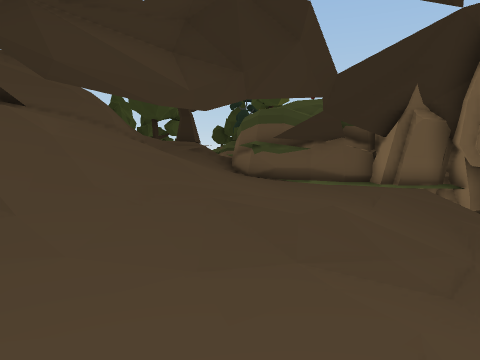
[1] (above)

16 first-person views from a walk through a Unity game level. The camera is 1.3 m above the floor, tilts 6° down and sees 75° across. The floor is counted in squares, 1 m on a side. Each view is taken from the middle of a square. On the plan, view 1 faces up. The plan holds only what a view shows up to about 14 squares ahead; the rest is blank. The place goes on beyond the plan. The player is left out. Some animated figures are left out.

[2]
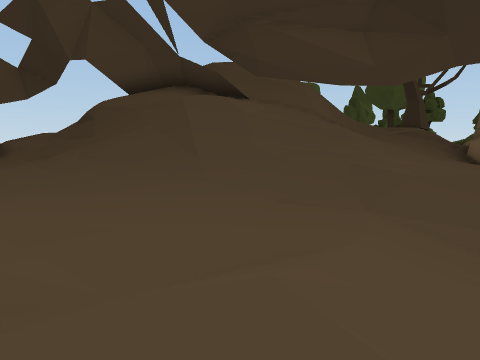

[3]
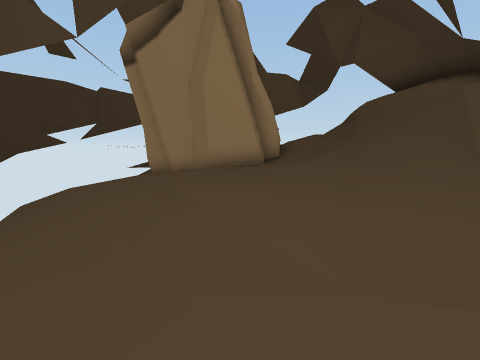

[4]
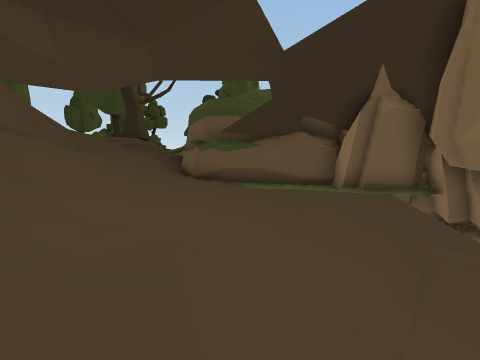

[5]
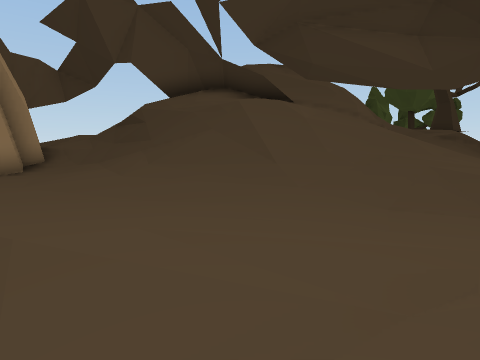

[6]
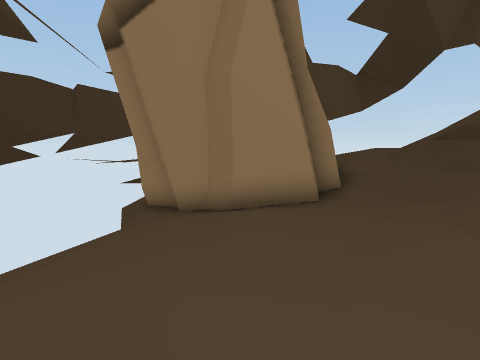

[7]
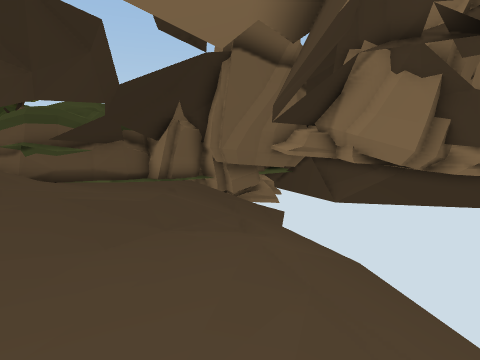

[8]
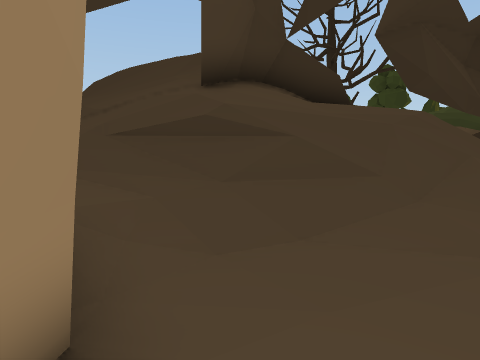

[9]
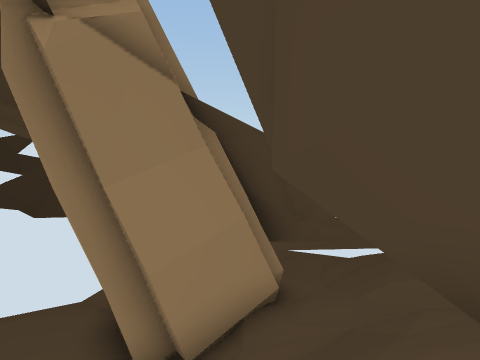

[10]
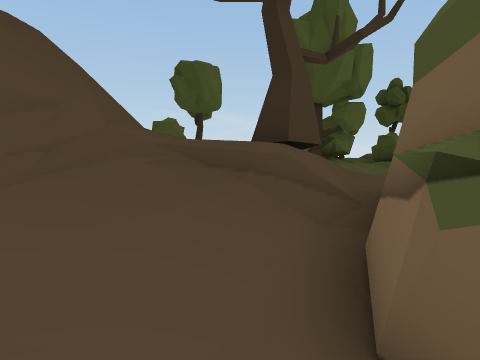

[11]
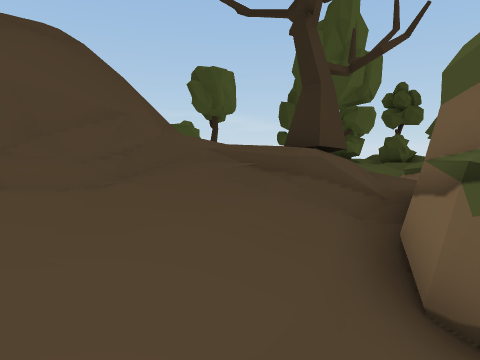

[12]
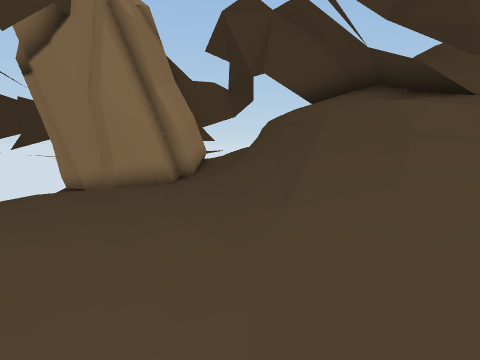

[13]
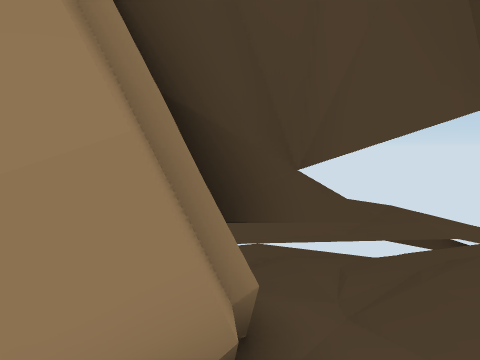

[14]
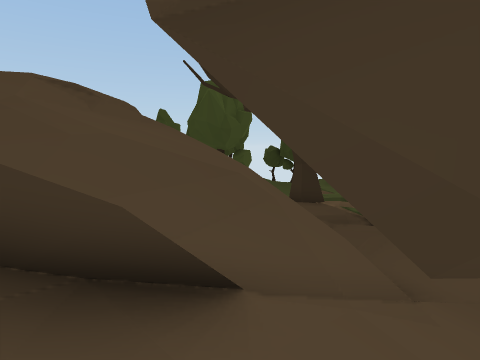

[15]
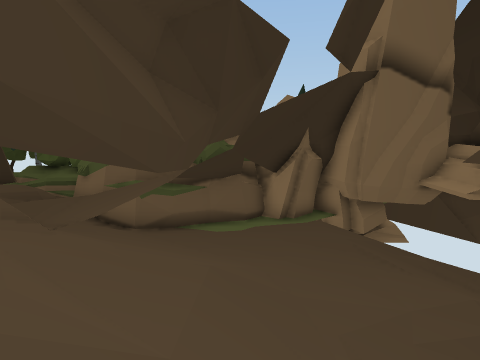

[16]
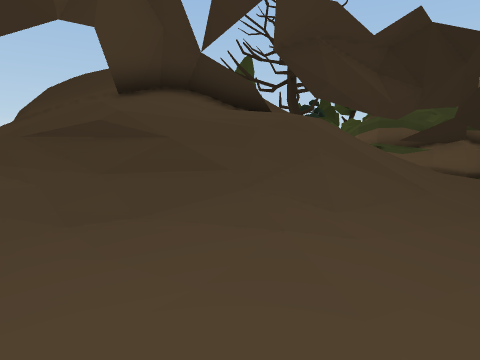

### Floor plan
Key: @ floor where view 1 was taken; # wall or solid block; x gap in a wall; . main floor; : floor 0.25 m higher than the main floor; - floor 0.25 m lower than the main floor; + floor 0.5 m higher than the main floor; * floor 0.75 m higher than the main floor; _ floor 0.75 m lower than the main floor; % floor 2 m higher than the main floor; & floor 2.25 m higher than the main floor; / step, stairs or slope; = window, fence, low wall or low ledge; ^ raised ledge; R rock.
Columns run from 14 left of view 1 to 9 right of it. Each row starts with its distance up from view 1.
 14        ^^^^^^^^^
 13       #^^ ^^^^^^^^
 12        #^ ^^^^  =###
 11         ^^^^^^ :...###
 10        ^^^^^^^^::...##
  9        ^^^^^^^+::::./RRR
  8  ^^   ^^^^^^^#+:::://#RR
  7   ^^^^^^=^^##/++::///##R
  6   ^^^^##^x#///++:///_ #
  5    ^^^#&&%///+++////  #
  4  ^^^^##///////:////
  3 ^^^#//##/////...-
  2 ^^#*///////:..../
  1 ^^####:::::...://
  0 ^^  ##.:::..::@//
 -1 ^   ##.:::::////
 -2     #-......///
 -3    ##//....///
 -4     #//////

Positions as (right, up) in squares from view 1, and headings:
1: (0, 0), facing up
2: (2, 0), facing up-left
3: (2, 0), facing left
4: (2, 2), facing up
5: (1, -1), facing up-left
6: (-2, -1), facing left
7: (-2, -1), facing up-right
8: (-8, -1), facing up
9: (-7, 5), facing down-left
10: (1, 11), facing up-left
11: (1, 10), facing up-left
12: (1, 3), facing left
13: (-10, 3), facing down-left
14: (-5, 5), facing up
15: (-4, 4), facing up-right
16: (-6, -2), facing up
